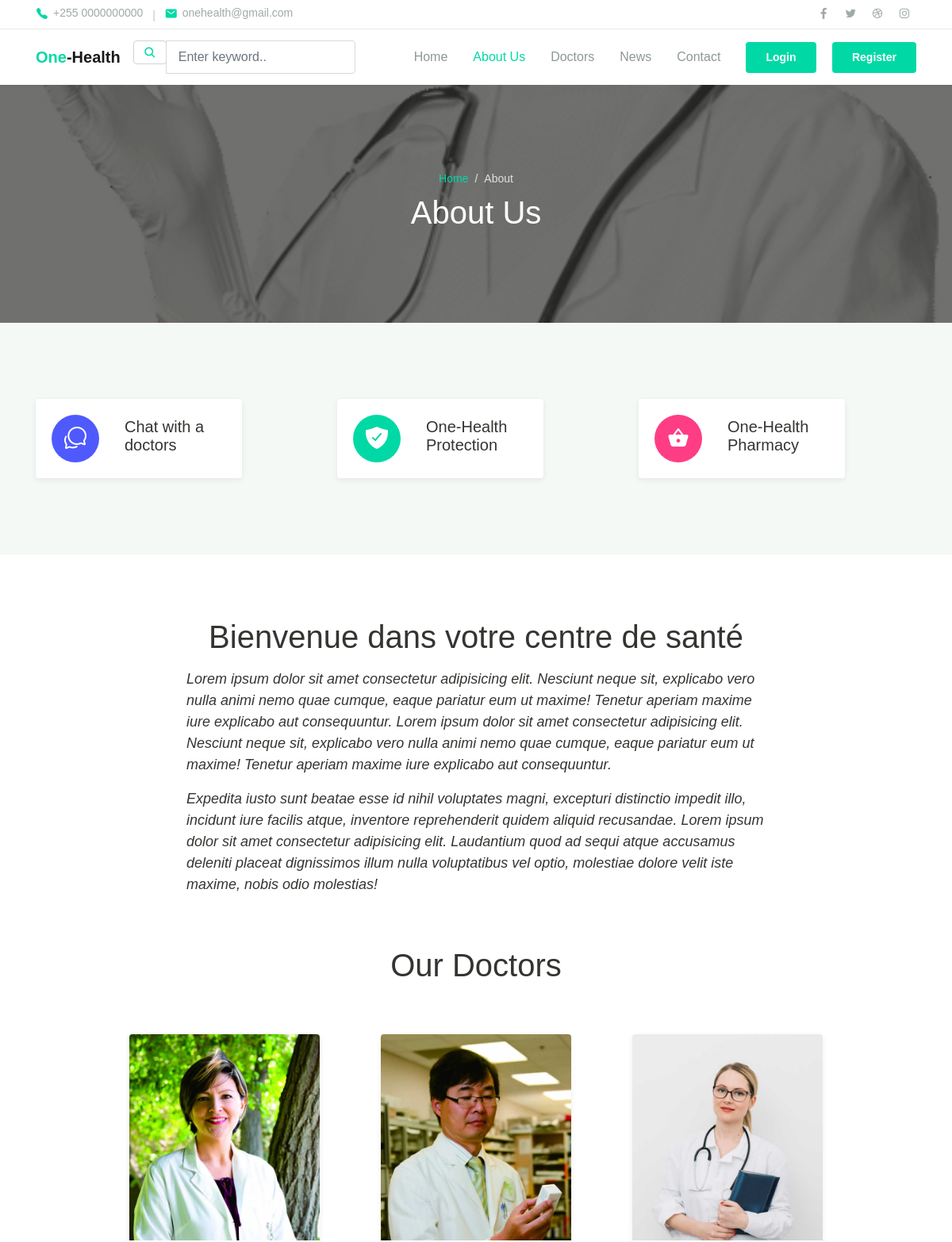
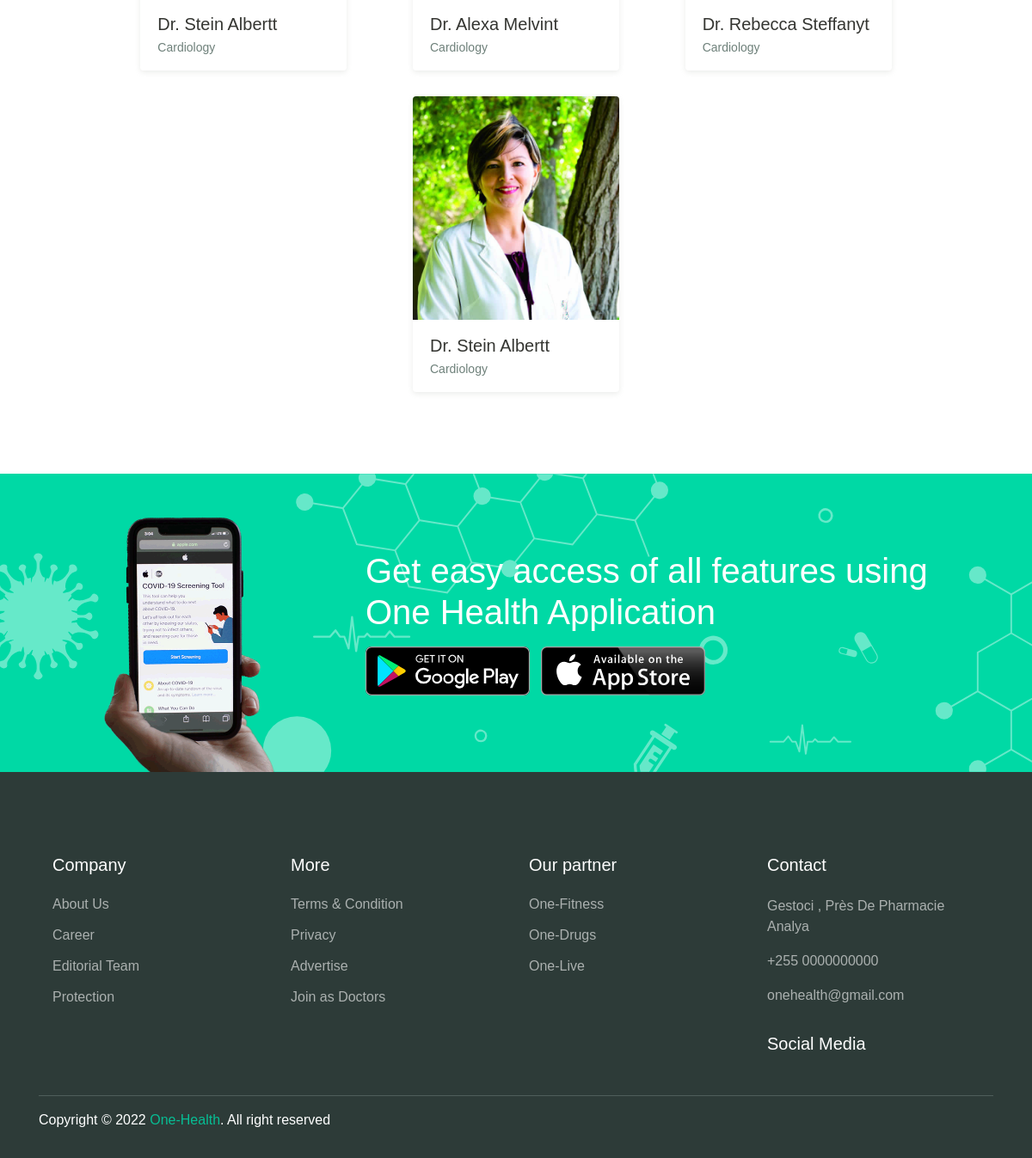
The page /about/ on the database its author committed (2 pictures, top to bottom).
### web/models.py (models this page shows, shortened)
class SiteInfos(models.Model):
    name_site = models.CharField(max_length=50)
    email_site = models.EmailField(blank=True, null=True)
    phone_site = models.CharField(max_length=15,
        blank=True, null=True)
    address_site = models.CharField(max_length=50)
    media_social = models.ForeignKey(SocialLink,
        on_delete=models.SET_NULL,
        blank=True, null=True)
    copyright_site = models.CharField(max_length=50)
    active = models.BooleanField(default=True)

class About(models.Model):
    title_about = models.CharField(max_length=150)
    description_about = HTMLField()
    image_about = models.ImageField(upload_to='about_img')
    active = models.BooleanField(default=True)

### service/models.py (models this page shows, shortened)
class Doctor(models.Model):
    photo = models.ImageField(upload_to="doctor_imgs")
    name = models.CharField(max_length=30)
    spaciality = models.ForeignKey(Departement, on_delete=models.SET_NULL, null=True)
    social_media = models.ForeignKey(SocialLinkDoctor, on_delete=models.SET_NULL, null=True)
    active = models.BooleanField(default=True)

### web/views.py (the view)
# urls.py: path('about/', views.about, name="about"),
def about(request):
    about = webmodels.About.objects.first()
    doctors = models.Doctor.objects.all()
    return render(request, "one_health/about.html", locals())

### one_health/context_processors.py (called while the page is built)
def get_site_infos(request)-> dict:
    Site_infos = web_site_infos.SiteInfos.objects.first()
    return {'Site_infos': Site_infos}

### web/templates/one_health/about.html (shortened to what this page needs)
{% extends 'one_health/base/base.html' %}
{% load static %}
{% block content %}
  <div class="page-banner overlay-dark bg-image" style="background-image: url({{ about.image_about.url }});">
    <div class="banner-section">
      <div class="container text-center wow fadeInUp">
        <nav aria-label="Breadcrumb">
          <ol class="breadcrumb breadcrumb-dark bg-transparent justify-content-center py-0 mb-2">
            <li class="breadcrumb-item"><a href="{% url 'home' %}">Home</a></li>
            <li class="breadcrumb-item active" aria-current="page">About</li>
          </ol>
        </nav>
        <h1 class="font-weight-normal">About Us</h1>
      </div>
    </div>
  </div>
  <div class="page-section bg-light">
    <div class="container">
      <div class="row">
        <div class="col-md-4 py-3 wow zoomIn">
          <div class="card-service">
            <div class="circle-shape bg-secondary text-white">
              <span class="mai-chatbubbles-outline"></span>
            </div>
            <p><span>Chat</span> with a doctors</p>
          </div>
        </div>
        <div class="col-md-4 py-3 wow zoomIn">
          <div class="card-service">
            <div class="circle-shape bg-primary text-white">
              <span class="mai-shield-checkmark"></span>
            </div>
            <p><span>One</span>-Health Protection</p>
          </div>
        </div>
        <div class="col-md-4 py-3 wow zoomIn">
          <div class="card-service">
            <div class="circle-shape bg-accent text-white">
              <span class="mai-basket"></span>
            </div>
            <p><span>One</span>-Health Pharmacy</p>
          </div>
        </div>
      </div>
    </div>
  </div>
  <div class="page-section">
    <div class="container">
      <div class="row justify-content-center">
        <div class="col-lg-8 wow fadeInUp">
          <h1 class="text-center mb-3"> {{ about.title_about }} </h1>
          <div class="text-lg">
            <p>{{ about.description_about|safe }}</p>
          </div>
        </div>
        <div class="col-lg-10 mt-5">
          <h1 class="text-center mb-5 wow fadeInUp">Our Doctors</h1>
          <div class="row justify-content-center">
            {% for doctor in doctors %}
            <div class="col-md-6 col-lg-4 wow zoomIn">
              <div class="card-doctor">
                <div class="header">
                  <img src="{{ doctor.photo.url }}" alt="">
                </div>
                <div class="body">
                  <p class="text-xl mb-0">Dr. {{ doctor.name }}t</p>
                  <span class="text-sm text-grey">{{ doctor.speciality }}Cardiology</span>
                </div>
              </div>
            </div>
            {% endfor %}
          </div>
        </div>
      </div>
    </div>
  </div>
  <div class="page-section banner-home bg-image" style="background-image: url({% static 'one_health/img/banner-pattern.svg' %});">
    <div class="container py-5 py-lg-0">
      <div class="row align-items-center">
        <div class="col-lg-4 wow zoomIn">
          <div class="img-banner d-none d-lg-block">
            <img src="{% static 'one_health/img/mobile_app.png' %}" alt="">
          </div>
        </div>
        <div class="col-lg-8 wow fadeInRight">
          <h1 class="font-weight-normal mb-3">Get easy access of all features using One Health Application</h1>
          <a href="#"><img src="{% static 'one_health/img/google_play.svg' %}" alt=""></a>
          <a href="#" class="ml-2"><img src="{% static 'one_health/img/app_store.svg' %}" alt=""></a>
        </div>
      </div>
    </div>
  </div>
  {% endblock content %}

### web/templates/one_health/base/base.html (shortened to what this page needs)
{% load static %}
<!DOCTYPE html>
<html lang="en">
<head>
  <link rel="stylesheet" href="{% static 'one_health/css/maicons.css' %}">
  <link rel="stylesheet" href="{% static 'one_health/css/bootstrap.css' %}">
  <link rel="stylesheet" href="{% static 'one_health/vendor/owl-carousel/css/owl.carousel.css' %}">
  <link rel="stylesheet" href="{% static 'one_health/vendor/animate/animate.css' %}">
  <link rel="stylesheet" href="{% static 'one_health/css/theme.css' %}">
</head>
<body>
  <header>
    <div class="topbar">
      <div class="container">
        <div class="row">
          <div class="col-sm-8 text-sm">
            <div class="site-info">
              <a href="#"><span class="mai-call text-primary"></span>{{Site_infos.phone_site}}</a>
              <span class="divider">|</span>
              <a href="#"><span class="mai-mail text-primary"></span>{{Site_infos.email_site}}</a>
            </div>
          </div>
          <div class="col-sm-4 text-right text-sm">
            <div class="social-mini-button">
              <a href="#"><span class="mai-logo-facebook-f"></span></a>
              <a href="#"><span class="mai-logo-twitter"></span></a>
              <a href="#"><span class="mai-logo-dribbble"></span></a>
              <a href="#"><span class="mai-logo-instagram"></span></a>
            </div>
          </div>
        </div>
      </div>
    </div>
    <nav class="navbar navbar-expand-lg navbar-light shadow-sm">
      <div class="container">
        <a class="navbar-brand" href="{% url 'home' %}"><span class="text-primary">One</span>-Health</a>
        <form action="#">
          <div class="input-group input-navbar">
            <div class="input-group-prepend">
              <a href-"#"><span class="input-group-text" id="icon-addon1"><span class="mai-search"></span></span></a>
            </div>
            <input type="text" class="form-control" placeholder="Enter keyword.." aria-label="Username" aria-describedby="icon-addon1">
          </div>
        </form>
        <div class="collapse navbar-collapse" id="navbarSupport">
          <ul class="navbar-nav ml-auto">
            <li class="nav-item">
              <a class="nav-link {% if request.path == '' %} active {% endif %}" href="{% url 'home' %}">Home</a>
            </li>
            <li class="nav-item">
              <a class="nav-link {% if request.path == '/about/' %} active {% endif %}" href="{% url 'about' %}">About Us</a>
            </li>
            <li class="nav-item">
              <a class="nav-link {% if request.path == '/doctors/' %} active {% endif %}" href="{% url 'doctors' %}">Doctors</a>
            </li>
            <li class="nav-item">
              <a class="nav-link {% if request.path == '/blog/' %} active {% endif %}" href="{% url 'blog' %}">News</a>
            </li>
            <li class="">
              <a class="nav-link {% if request.path == '/contact/' %} active {% endif %}" href="{% url 'contact' %}">Contact</a>
            </li>
            <li class="nav-item">
              {% if user.is_authenticated %}
              <a class="btn btn-primary ml-lg-3" href="{% url 'logout' %}"><strong class=""> Déconnecter</strong></a>
              {% else %}
                <a class="btn btn-primary ml-lg-3" href="{% url 'login' %}"><strong class="">Login</strong></a>
                <a class="btn btn-primary ml-lg-3" href="{% url 'register' %}"><strong class=""> Register</strong></a>
              {% endif %}
            </li>
          </ul>
        </div>
      </div>
    </nav>
  </header>
    {% block content %}
    {% endblock content %}
 <footer class="page-footer">
    <div class="container">
      <div class="row px-md-3">
        <div class="col-sm-6 col-lg-3 py-3">
          <h5>Company</h5>
          <ul class="footer-menu">
            <li><a href="{% url 'about' %}">About Us</a></li>
            <li><a href="#">Career</a></li>
            <li><a href="#">Editorial Team</a></li>
            <li><a href="#">Protection</a></li>
          </ul>
        </div>
        <div class="col-sm-6 col-lg-3 py-3">
          <h5>More</h5>
          <ul class="footer-menu">
            <li><a href="#">Terms & Condition</a></li>
            <li><a href="#">Privacy</a></li>
            <li><a href="#">Advertise</a></li>
            <li><a href="#">Join as Doctors</a></li>
          </ul>
        </div>
        <div class="col-sm-6 col-lg-3 py-3">
          <h5>Our partner</h5>
          <ul class="footer-menu">
            <li><a href="#">One-Fitness</a></li>
            <li><a href="#">One-Drugs</a></li>
            <li><a href="#">One-Live</a></li>
          </ul>
        </div>
        <div class="col-sm-6 col-lg-3 py-3">
          <h5>Contact</h5>
          <p class="footer-link mt-2">{{ Site_infos.address_site}}</p>
          <a href="#" class="footer-link">{{ Site_infos.phone_site}}</a>
          <a href="#" class="footer-link">{{Site_infos.email_site}}</a>
          <h5 class="mt-3">Social Media</h5>
        </div>
      </div>
      <hr>
      <p id="copyright">Copyright &copy; {{ Site_infos.copyright_site }} <a href="https://macodeid.com/" target="_blank">{{ Site_infos.name_site }}</a>. All right reserved</p>
    </div>
  </footer>
</body>
</html>

### rows shown on the page
SiteInfos: phone_site "+255 0000000000", email_site "onehealth@gmail.com", address_site "Gestoci , Près De Pharmacie Analya", copyright_site "2022", name_site "One-Health"
About: image_about (picture), title_about "Bienvenue dans votre centre de santé", description_about "Lorem ipsum dolor sit amet consectetur adipisicing elit. Nesciunt neque sit, explicabo vero nulla animi nemo quae cumque, eaque pariatur eum ut maxime! Tenetur aperiam maxime iure explicabo aut consequuntur. Lorem ipsum dolor sit amet consectetur adipisicing elit. Nesciunt neque sit, explicabo vero nulla animi nemo quae cumque, eaque pariatur eum ut maxime! Tenetur aperiam maxime iure explicabo aut consequuntur. Expedita iusto sunt beatae esse id nihil voluptates magni, excepturi distinctio impedit illo, incidunt iure facilis atque, inventore reprehenderit quidem aliquid recusandae. Lorem ipsum dolor sit amet consectetur adipisicing elit. Laudantium quod ad sequi atque accusamus deleniti…"
Doctor: photo (picture), name "Stein Albert"
Doctor: photo (picture), name "Alexa Melvin"
Doctor: photo (picture), name "Rebecca Steffany"
Doctor: photo (picture), name "Stein Albert"
